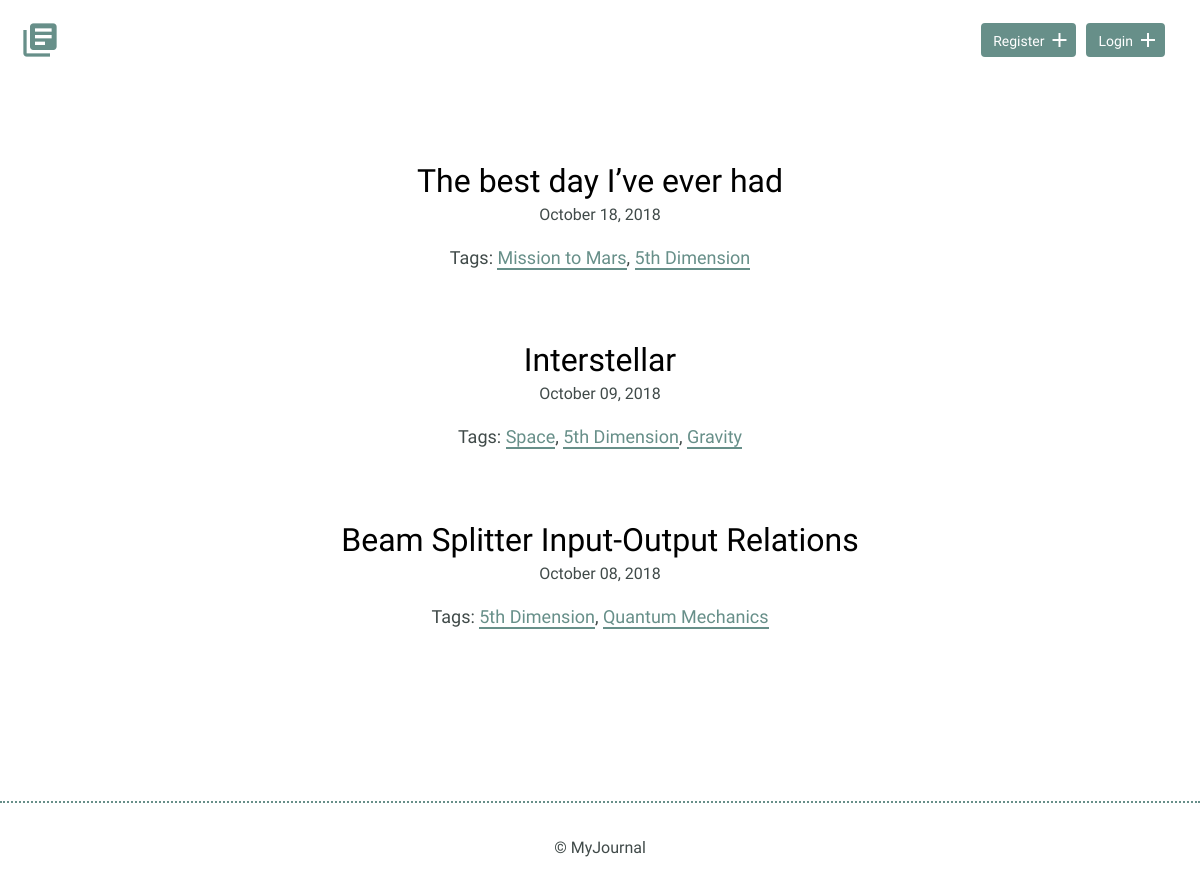
The page / on the database its author committed.
### models.py (models this page shows, shortened)
class Journal(Model):
    user = ForeignKeyField(User, related_name='journals')
    tags = ManyToManyField(Tag, backref='tags')
    pub_date = DateTimeField(default=datetime.datetime.now)
    title = CharField(max_length=30)
    slug = CharField(unique=True, max_length=50)
    date = DateTimeField()
    time_spent = IntegerField(min)
    learned = TextField()
    resources = TextField()
    class Meta:
        database = DATABASE
        order_by = ('-pub_date',)

class Tag(Model):
    title = CharField(max_length=15)
    slug = CharField(max_length=50)
    class Meta:
        database = DATABASE
    def __init__(self, *args, **kwargs):
        if not 'slug' in kwargs:
            kwargs['slug'] = slugify(kwargs.get('title', ''))
        super().__init__(*args, **kwargs)

### app.py (the view)
@app.route('/')
def index():
    context = models.Journal.select()
    return render_template('index.html', context=context)

### app.py (called while the page is built)
@app.template_filter()
def datetimefilter(value, format='%B %d, %Y'):
    return value.strftime(format)

@app.before_request
def before_request():
    g.db = models.DATABASE
    g.db.connect()
    g.user = current_user

@app.after_request
def after_request(response):
    g.db.close()
    return response

### templates/index.html
{% extends 'base.html' %}
{% block content %}
<section>
    <div class="container">
        <div class="entry-list">
            {% for journal in context %}
            <article>
                <h2><a href="{{ url_for('entries', slug=journal.slug) }}">{{ journal.title }}</a></h2>
                <time datetime="{{ journal.date.strftime('%Y-%m-%d') }}">{{ journal.date|datetimefilter }}</time>
                <p>Tags: {% for tag in journal.tags %}<a href="{{ url_for('tags', slug=tag.slug) }}">{{ tag.title }}</a>{% if loop.last %}{% else %}, {% endif %}{% endfor %}</p>
            </article>
            {% endfor %}
        </div>
    </div>
</section>
{% endblock %}

### static/css/site.css (style rules this page uses)
body { font-size: 16px; color: #404a49; font-family: 'Cousine', serif; font-weight: 400; }
.container { margin: 0 auto; padding: 0 25px; }
h1, h2, h3 { margin: 0; font-weight: 400; line-height: 1em; color: #000; }
h2 { font-size: 32px; }
h2 a { text-decoration: none; color: #000; }
p { line-height: 1.8em; font-size: 18px; }
p a { border-bottom: 2px solid #678f89; padding: 0; color: #678f89; text-decoration: none; }
.entry-list, .edit-entry, .new-entry { max-width: 800px; margin: 0 auto; padding: 70px 0 150px 0; }
.entry-list article { margin-bottom: 70px; text-align: center; }
.entry-list article:last-child { margin-bottom: 0; }
.entry-list article h2 { margin-bottom: 8px; }

### rows shown on the page
Journal: title "The best day I’ve ever had", date "October 18, 2018"
Tag: title "Mission to Mars"
Tag: title "5th Dimension"
Journal: title "Interstellar", date "October 09, 2018"
Tag: title "Space"
Tag: title "Gravity"
Journal: title "Beam Splitter Input-Output Relations", date "October 08, 2018"
Tag: title "Quantum Mechanics"
